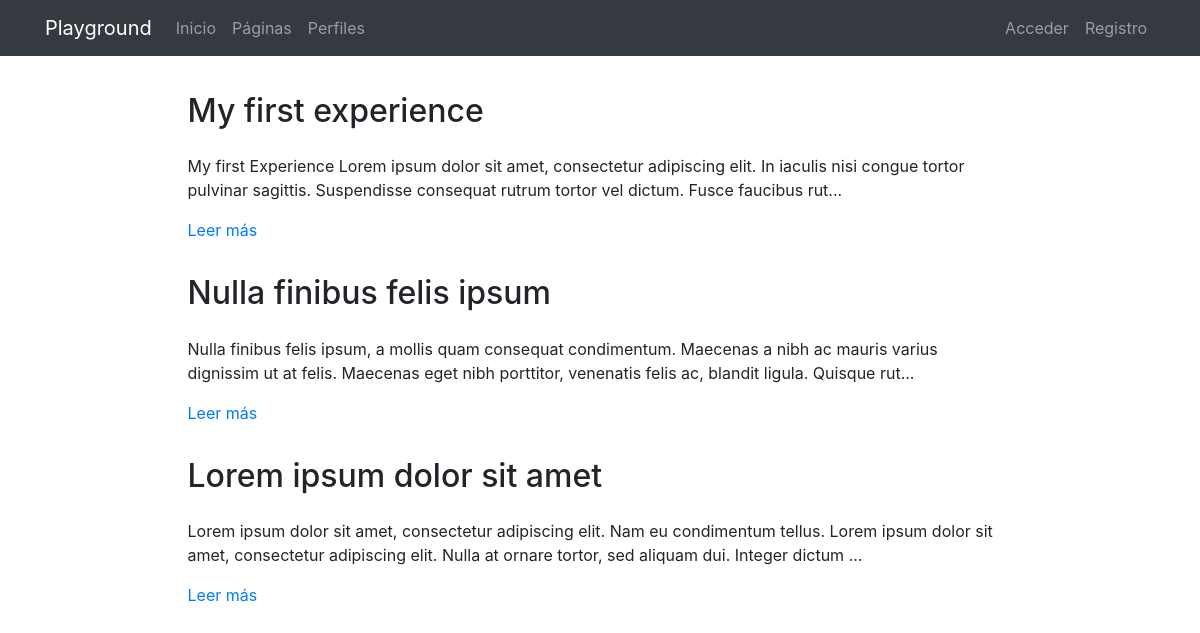
The page /pages/ on the database its author committed.
### pages/models.py (models this page shows, shortened)
class Page(models.Model):
    title = models.CharField(verbose_name="Título", max_length=200)
    content = RichTextField(verbose_name="Contenido")
    order = models.SmallIntegerField(verbose_name="Orden", default=0)
    created = models.DateTimeField(auto_now_add=True, verbose_name="Fecha de creación")
    updated = models.DateTimeField(auto_now=True, verbose_name="Fecha de edición")
    class Meta:
        verbose_name = "página"
        verbose_name_plural = "páginas"
        ordering = ['order', 'title']

### pages/views.py (the view)
# urls.py: path('', PageListView.as_view(), name='pages'),
class PageListView(ListView):
    model = Page

### pages/templates/pages/page_list.html (shortened to what this page needs)
{% extends 'core/base.html' %}
{% load static %}
{% block content %}
{% include 'pages/includes/pages_menu.html' %}
<main role="main">
  <div class="container mb-4">
    {% for page in page_list|dictsort:"id" reversed %}
      <div class="row mt-3">
        <div class="col-md-9 mx-auto">
          <h2 class="mb-4">{{page.title}}</h2>
          <div>
            <p>{{page.content|striptags|safe|truncatechars:"200"}}</p>
            <p><a href="{% url 'pages:page' page.id page.title|slugify %}">Leer más</a>
            </p>
          </div>
        </div>
      </div>
    {% endfor %}
  </div>
</main>
{% endblock %}

### core/static/core/css/main.css (style rules this page uses)
main { padding-top: 20px; }
:root { --jumbotron-padding-y: 3rem; }

### rows shown on the page
Page: title "My first experience", content "My first Experience Lorem ipsum dolor sit amet, consectetur adipiscing elit. In iaculis nisi congue tortor pulvinar sagittis. Suspendisse consequat rutrum tortor vel dictum. Fusce faucibus rut..."
Page: title "Nulla finibus felis ipsum", content "Nulla finibus felis ipsum, a mollis quam consequat condimentum. Maecenas a nibh ac mauris varius dignissim ut at felis. Maecenas eget nibh porttitor, venenatis felis ac, blandit ligula. Quisque rut..."
Page: title "Lorem ipsum dolor sit amet", content "Lorem ipsum dolor sit amet, consectetur adipiscing elit. Nam eu condimentum tellus. Lorem ipsum dolor sit amet, consectetur adipiscing elit. Nulla at ornare tortor, sed aliquam dui. Integer dictum ..."
